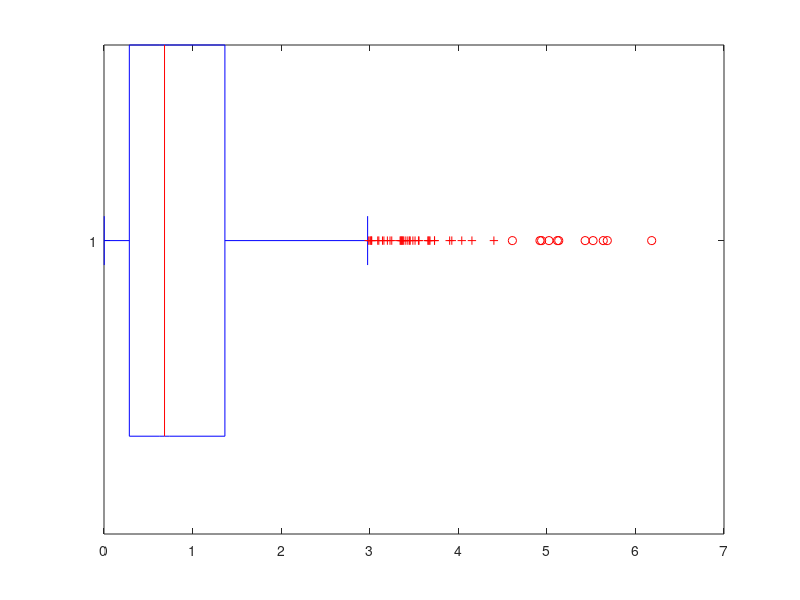
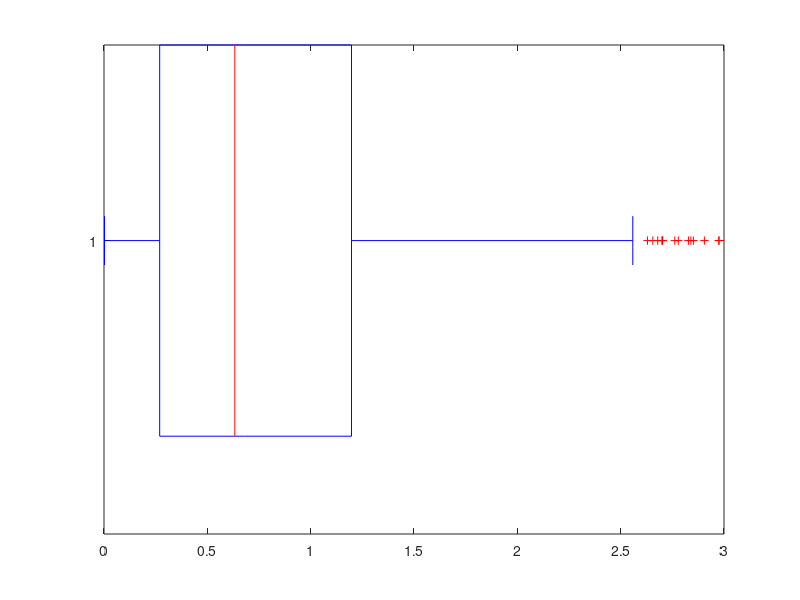

Here is the MATLAB script that generated these plots, in order:
% box plot
    data03 = -log(rand(1000,1));
    figure
    boxplot(data03,'Orientation','horizontal')

    Q1 = prctile(data03,25);
    Q3 = prctile(data03,75);

    RI = Q3 - Q1;
    BI = Q1 - 1.5*RI;
    BS = Q3 + 1.5*RI;
    OS = find(data03 > BS);
    OI = find(data03 < BI);

    data03(OS) = [];
    figure
    boxplot(data03,'Orientation','horizontal')
